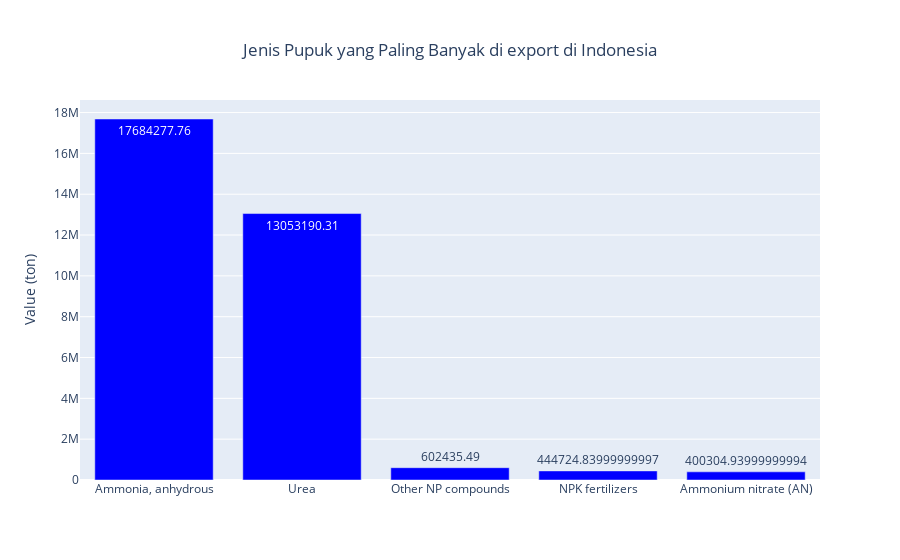

The notebook cell saved with this chart:
### Code cell
most_fertilizer_export_item = indo_export_import.loc[indo_export_import.Element == 'Export Quantity'].groupby(['Item'])['Value'].sum().reset_index().sort_values(by= 'Value', ascending= False).head(5)

fig = go.Figure(data=[go.Bar(x= most_fertilizer_export_item.Item, 
                             y= most_fertilizer_export_item.Value,
                             text= most_fertilizer_export_item.Value,
                             marker_color= 'Blue')
                      ])
                     
fig.update_layout(title= {'text': 'Jenis Pupuk yang Paling Banyak di export di Indonesia',
                         'y':0.9,
                         'x':0.5,
                         'xanchor': 'center',
                         'yanchor': 'bottom'},
                  yaxis_title= 'Value (ton)')
fig.show()

### Figure 1 — Plotly figure (JSON) as saved in the notebook; plotly's stock layout.template omitted (floating-point values rounded to 4 significant figures)
{"data": [{"marker": {"color": "Blue"}, "text": [17680000.0, 13050000.0, 602400.0, 444700.0, 400300.0], "type": "bar", "x": ["Ammonia, anhydrous", "Urea", "Other NP compounds", "NPK fertilizers", "Ammonium nitrate (AN)"], "y": [17680000.0, 13050000.0, 602400.0, 444700.0, 400300.0]}], "layout": {"title": {"text": "Jenis Pupuk yang Paling Banyak di export di Indonesia", "x": 0.5, "xanchor": "center", "y": 0.9, "yanchor": "bottom"}, "yaxis": {"title": {"text": "Value (ton)"}}}}
